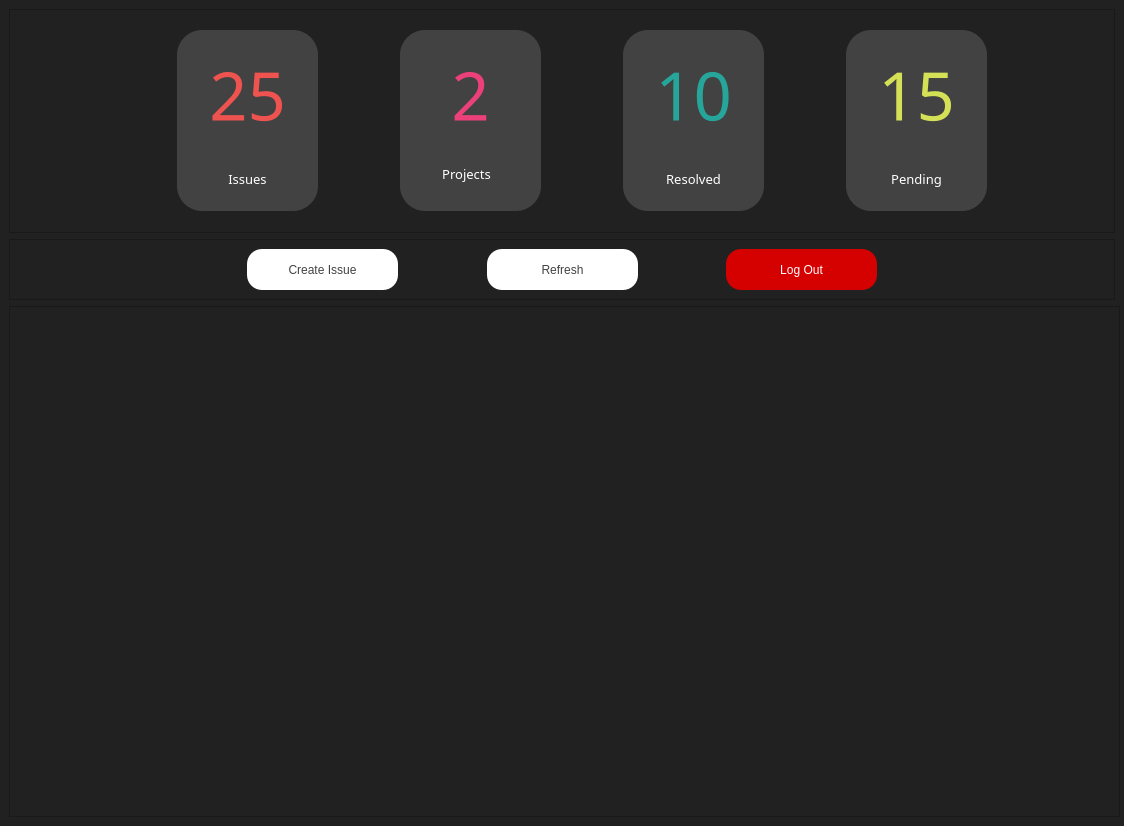
<?xml version="1.0" encoding="UTF-8"?>
<ui version="4.0">
 <class>RDMain</class>
 <widget class="QMainWindow" name="RDMain">
  <property name="geometry">
   <rect>
    <x>0</x>
    <y>0</y>
    <width>1124</width>
    <height>826</height>
   </rect>
  </property>
  <property name="minimumSize">
   <size>
    <width>1124</width>
    <height>826</height>
   </size>
  </property>
  <property name="font">
   <font>
    <family>Segoe UI Light</family>
   </font>
  </property>
  <property name="windowTitle">
   <string>Redmine Desktop V0.1</string>
  </property>
  <property name="styleSheet">
   <string notr="true">background-color: rgb(33, 33, 33);</string>
  </property>
  <widget class="QWidget" name="centralwidget">
   <layout class="QGridLayout" name="gridLayout_5">
    <item row="0" column="0">
     <widget class="QFrame" name="infoFrame">
      <property name="frameShape">
       <enum>QFrame::StyledPanel</enum>
      </property>
      <property name="frameShadow">
       <enum>QFrame::Raised</enum>
      </property>
      <layout class="QGridLayout" name="gridLayout_3">
       <item row="0" column="1">
        <spacer name="verticalSpacer_2">
         <property name="orientation">
          <enum>Qt::Vertical</enum>
         </property>
         <property name="sizeHint" stdset="0">
          <size>
           <width>20</width>
           <height>13</height>
          </size>
         </property>
        </spacer>
       </item>
       <item row="0" column="3">
        <spacer name="verticalSpacer">
         <property name="orientation">
          <enum>Qt::Vertical</enum>
         </property>
         <property name="sizeHint" stdset="0">
          <size>
           <width>20</width>
           <height>13</height>
          </size>
         </property>
        </spacer>
       </item>
       <item row="0" column="5">
        <spacer name="verticalSpacer_3">
         <property name="orientation">
          <enum>Qt::Vertical</enum>
         </property>
         <property name="sizeHint" stdset="0">
          <size>
           <width>20</width>
           <height>13</height>
          </size>
         </property>
        </spacer>
       </item>
       <item row="0" column="7">
        <spacer name="verticalSpacer_4">
         <property name="orientation">
          <enum>Qt::Vertical</enum>
         </property>
         <property name="sizeHint" stdset="0">
          <size>
           <width>20</width>
           <height>13</height>
          </size>
         </property>
        </spacer>
       </item>
       <item row="1" column="0">
        <spacer name="horizontalSpacer">
         <property name="orientation">
          <enum>Qt::Horizontal</enum>
         </property>
         <property name="sizeHint" stdset="0">
          <size>
           <width>158</width>
           <height>20</height>
          </size>
         </property>
        </spacer>
       </item>
       <item row="1" column="1">
        <widget class="QFrame" name="totalIssuesFrame">
         <property name="minimumSize">
          <size>
           <width>141</width>
           <height>181</height>
          </size>
         </property>
         <property name="styleSheet">
          <string notr="true">QFrame {
	background-color: rgb(66, 66, 66);
	border-radius: 25px;
}</string>
         </property>
         <property name="frameShape">
          <enum>QFrame::StyledPanel</enum>
         </property>
         <property name="frameShadow">
          <enum>QFrame::Raised</enum>
         </property>
         <layout class="QGridLayout" name="gridLayout_6">
          <item row="0" column="0">
           <widget class="QFrame" name="totalIssuesCountFrame">
            <property name="minimumSize">
             <size>
              <width>120</width>
              <height>111</height>
             </size>
            </property>
            <property name="frameShape">
             <enum>QFrame::StyledPanel</enum>
            </property>
            <property name="frameShadow">
             <enum>QFrame::Raised</enum>
            </property>
            <layout class="QGridLayout" name="gridLayout_10">
             <item row="0" column="0">
              <widget class="QLabel" name="totalIssuesCountLabel">
               <property name="font">
                <font>
                 <family>Segoe UI Light</family>
                 <pointsize>50</pointsize>
                </font>
               </property>
               <property name="styleSheet">
                <string notr="true">color: rgb(239, 83, 80);</string>
               </property>
               <property name="text">
                <string>25</string>
               </property>
               <property name="alignment">
                <set>Qt::AlignCenter</set>
               </property>
              </widget>
             </item>
            </layout>
           </widget>
          </item>
          <item row="1" column="0">
           <widget class="QFrame" name="totalIssuesTextFrame">
            <property name="minimumSize">
             <size>
              <width>101</width>
              <height>31</height>
             </size>
            </property>
            <property name="frameShape">
             <enum>QFrame::StyledPanel</enum>
            </property>
            <property name="frameShadow">
             <enum>QFrame::Raised</enum>
            </property>
            <layout class="QGridLayout" name="gridLayout_11">
             <item row="0" column="0">
              <widget class="QLabel" name="totalIssuesTextLabel">
               <property name="font">
                <font>
                 <family>Segoe UI Light</family>
                 <pointsize>10</pointsize>
                </font>
               </property>
               <property name="styleSheet">
                <string notr="true">color: rgb(255, 255, 255);</string>
               </property>
               <property name="text">
                <string>Issues</string>
               </property>
               <property name="alignment">
                <set>Qt::AlignCenter</set>
               </property>
              </widget>
             </item>
            </layout>
           </widget>
          </item>
         </layout>
        </widget>
       </item>
       <item row="1" column="2">
        <spacer name="horizontalSpacer_2">
         <property name="orientation">
          <enum>Qt::Horizontal</enum>
         </property>
         <property name="sizeHint" stdset="0">
          <size>
           <width>54</width>
           <height>20</height>
          </size>
         </property>
        </spacer>
       </item>
       <item row="1" column="3">
        <widget class="QFrame" name="totalProjectsFrame">
         <property name="minimumSize">
          <size>
           <width>141</width>
           <height>181</height>
          </size>
         </property>
         <property name="styleSheet">
          <string notr="true">QFrame {
	background-color: rgb(66, 66, 66);
	border-radius: 25px;
}</string>
         </property>
         <property name="frameShape">
          <enum>QFrame::StyledPanel</enum>
         </property>
         <property name="frameShadow">
          <enum>QFrame::Raised</enum>
         </property>
         <layout class="QGridLayout" name="gridLayout_7">
          <item row="0" column="0">
           <widget class="QFrame" name="totalProjectsCountFrame">
            <property name="minimumSize">
             <size>
              <width>120</width>
              <height>111</height>
             </size>
            </property>
            <property name="frameShape">
             <enum>QFrame::StyledPanel</enum>
            </property>
            <property name="frameShadow">
             <enum>QFrame::Raised</enum>
            </property>
            <layout class="QGridLayout" name="gridLayout_16">
             <item row="0" column="0">
              <widget class="QLabel" name="totalProjectsCountLabel">
               <property name="font">
                <font>
                 <family>Segoe UI Light</family>
                 <pointsize>50</pointsize>
                </font>
               </property>
               <property name="styleSheet">
                <string notr="true">color: rgb(236, 64, 122);</string>
               </property>
               <property name="text">
                <string>2</string>
               </property>
               <property name="alignment">
                <set>Qt::AlignCenter</set>
               </property>
              </widget>
             </item>
            </layout>
           </widget>
          </item>
          <item row="1" column="0">
           <widget class="QFrame" name="totalProjectsTextFrame">
            <property name="minimumSize">
             <size>
              <width>101</width>
              <height>31</height>
             </size>
            </property>
            <property name="frameShape">
             <enum>QFrame::StyledPanel</enum>
            </property>
            <property name="frameShadow">
             <enum>QFrame::Raised</enum>
            </property>
            <widget class="QLabel" name="totalProjectsTextLabel">
             <property name="geometry">
              <rect>
               <x>30</x>
               <y>10</y>
               <width>55</width>
               <height>16</height>
              </rect>
             </property>
             <property name="font">
              <font>
               <family>Segoe UI Light</family>
               <pointsize>10</pointsize>
              </font>
             </property>
             <property name="styleSheet">
              <string notr="true">color: rgb(255, 255, 255);</string>
             </property>
             <property name="text">
              <string>Projects</string>
             </property>
             <property name="alignment">
              <set>Qt::AlignCenter</set>
             </property>
            </widget>
           </widget>
          </item>
         </layout>
        </widget>
       </item>
       <item row="1" column="4">
        <spacer name="horizontalSpacer_3">
         <property name="orientation">
          <enum>Qt::Horizontal</enum>
         </property>
         <property name="sizeHint" stdset="0">
          <size>
           <width>55</width>
           <height>20</height>
          </size>
         </property>
        </spacer>
       </item>
       <item row="1" column="5">
        <widget class="QFrame" name="totalResolvedFrame">
         <property name="minimumSize">
          <size>
           <width>141</width>
           <height>181</height>
          </size>
         </property>
         <property name="styleSheet">
          <string notr="true">QFrame {
	background-color: rgb(66, 66, 66);
	border-radius: 25px;
}</string>
         </property>
         <property name="frameShape">
          <enum>QFrame::StyledPanel</enum>
         </property>
         <property name="frameShadow">
          <enum>QFrame::Raised</enum>
         </property>
         <layout class="QGridLayout" name="gridLayout_8">
          <item row="0" column="0">
           <widget class="QFrame" name="totalResolvedCountFrame">
            <property name="minimumSize">
             <size>
              <width>120</width>
              <height>111</height>
             </size>
            </property>
            <property name="frameShape">
             <enum>QFrame::StyledPanel</enum>
            </property>
            <property name="frameShadow">
             <enum>QFrame::Raised</enum>
            </property>
            <layout class="QGridLayout" name="gridLayout_12">
             <item row="0" column="0">
              <widget class="QLabel" name="totalResolvedCountLabel">
               <property name="font">
                <font>
                 <family>Segoe UI Light</family>
                 <pointsize>50</pointsize>
                </font>
               </property>
               <property name="styleSheet">
                <string notr="true">color: rgb(38, 166, 154);</string>
               </property>
               <property name="text">
                <string>10</string>
               </property>
               <property name="alignment">
                <set>Qt::AlignCenter</set>
               </property>
              </widget>
             </item>
            </layout>
           </widget>
          </item>
          <item row="1" column="0">
           <widget class="QFrame" name="totalResolvedTextFrame">
            <property name="minimumSize">
             <size>
              <width>101</width>
              <height>31</height>
             </size>
            </property>
            <property name="frameShape">
             <enum>QFrame::StyledPanel</enum>
            </property>
            <property name="frameShadow">
             <enum>QFrame::Raised</enum>
            </property>
            <layout class="QGridLayout" name="gridLayout_13">
             <item row="0" column="0">
              <widget class="QLabel" name="totalResolvedTextLabel">
               <property name="font">
                <font>
                 <family>Segoe UI Light</family>
                 <pointsize>10</pointsize>
                </font>
               </property>
               <property name="styleSheet">
                <string notr="true">color: rgb(255, 255, 255);</string>
               </property>
               <property name="text">
                <string>Resolved</string>
               </property>
               <property name="alignment">
                <set>Qt::AlignCenter</set>
               </property>
              </widget>
             </item>
            </layout>
           </widget>
          </item>
         </layout>
        </widget>
       </item>
       <item row="1" column="6">
        <spacer name="horizontalSpacer_4">
         <property name="orientation">
          <enum>Qt::Horizontal</enum>
         </property>
         <property name="sizeHint" stdset="0">
          <size>
           <width>54</width>
           <height>20</height>
          </size>
         </property>
        </spacer>
       </item>
       <item row="1" column="7">
        <widget class="QFrame" name="totalPendingFrame">
         <property name="minimumSize">
          <size>
           <width>141</width>
           <height>181</height>
          </size>
         </property>
         <property name="styleSheet">
          <string notr="true">QFrame {
	background-color: rgb(66, 66, 66);
	border-radius: 25px;
}</string>
         </property>
         <property name="frameShape">
          <enum>QFrame::StyledPanel</enum>
         </property>
         <property name="frameShadow">
          <enum>QFrame::Raised</enum>
         </property>
         <layout class="QGridLayout" name="gridLayout_9">
          <item row="0" column="0">
           <widget class="QFrame" name="totalPendingCountFrame">
            <property name="minimumSize">
             <size>
              <width>120</width>
              <height>111</height>
             </size>
            </property>
            <property name="frameShape">
             <enum>QFrame::StyledPanel</enum>
            </property>
            <property name="frameShadow">
             <enum>QFrame::Raised</enum>
            </property>
            <layout class="QGridLayout" name="gridLayout_14">
             <item row="0" column="0">
              <widget class="QLabel" name="totalPendingCountLabel">
               <property name="font">
                <font>
                 <family>Segoe UI Light</family>
                 <pointsize>50</pointsize>
                </font>
               </property>
               <property name="styleSheet">
                <string notr="true">color: rgb(212, 225, 87);</string>
               </property>
               <property name="text">
                <string>15</string>
               </property>
               <property name="alignment">
                <set>Qt::AlignCenter</set>
               </property>
              </widget>
             </item>
            </layout>
           </widget>
          </item>
          <item row="1" column="0">
           <widget class="QFrame" name="totalPendingTextFrame">
            <property name="minimumSize">
             <size>
              <width>101</width>
              <height>31</height>
             </size>
            </property>
            <property name="frameShape">
             <enum>QFrame::StyledPanel</enum>
            </property>
            <property name="frameShadow">
             <enum>QFrame::Raised</enum>
            </property>
            <layout class="QGridLayout" name="gridLayout_15">
             <item row="0" column="0">
              <widget class="QLabel" name="totalPendingTextLabel">
               <property name="font">
                <font>
                 <family>Segoe UI Light</family>
                 <pointsize>10</pointsize>
                </font>
               </property>
               <property name="styleSheet">
                <string notr="true">color: rgb(255, 255, 255);</string>
               </property>
               <property name="text">
                <string>Pending</string>
               </property>
               <property name="alignment">
                <set>Qt::AlignCenter</set>
               </property>
              </widget>
             </item>
            </layout>
           </widget>
          </item>
         </layout>
        </widget>
       </item>
       <item row="1" column="8">
        <spacer name="horizontalSpacer_5">
         <property name="orientation">
          <enum>Qt::Horizontal</enum>
         </property>
         <property name="sizeHint" stdset="0">
          <size>
           <width>118</width>
           <height>20</height>
          </size>
         </property>
        </spacer>
       </item>
       <item row="2" column="1">
        <spacer name="verticalSpacer_5">
         <property name="orientation">
          <enum>Qt::Vertical</enum>
         </property>
         <property name="sizeHint" stdset="0">
          <size>
           <width>20</width>
           <height>13</height>
          </size>
         </property>
        </spacer>
       </item>
       <item row="2" column="3">
        <spacer name="verticalSpacer_6">
         <property name="orientation">
          <enum>Qt::Vertical</enum>
         </property>
         <property name="sizeHint" stdset="0">
          <size>
           <width>20</width>
           <height>13</height>
          </size>
         </property>
        </spacer>
       </item>
       <item row="2" column="5">
        <spacer name="verticalSpacer_7">
         <property name="orientation">
          <enum>Qt::Vertical</enum>
         </property>
         <property name="sizeHint" stdset="0">
          <size>
           <width>20</width>
           <height>13</height>
          </size>
         </property>
        </spacer>
       </item>
       <item row="2" column="7">
        <spacer name="verticalSpacer_8">
         <property name="orientation">
          <enum>Qt::Vertical</enum>
         </property>
         <property name="sizeHint" stdset="0">
          <size>
           <width>20</width>
           <height>13</height>
          </size>
         </property>
        </spacer>
       </item>
      </layout>
     </widget>
    </item>
    <item row="1" column="0">
     <widget class="QFrame" name="buttonsFrame">
      <property name="frameShape">
       <enum>QFrame::StyledPanel</enum>
      </property>
      <property name="frameShadow">
       <enum>QFrame::Raised</enum>
      </property>
      <layout class="QGridLayout" name="gridLayout_4">
       <item row="0" column="0">
        <spacer name="horizontalSpacer_6">
         <property name="orientation">
          <enum>Qt::Horizontal</enum>
         </property>
         <property name="sizeHint" stdset="0">
          <size>
           <width>228</width>
           <height>20</height>
          </size>
         </property>
        </spacer>
       </item>
       <item row="0" column="1">
        <widget class="QPushButton" name="createIssueButton">
         <property name="minimumSize">
          <size>
           <width>151</width>
           <height>41</height>
          </size>
         </property>
         <property name="font">
          <font>
           <family>Segoe UI</family>
           <pointsize>9</pointsize>
          </font>
         </property>
         <property name="styleSheet">
          <string notr="true">QPushButton {
	
	background-color: rgb(255, 255, 255);
	color: rgb(66, 66, 66);
	border-width: 1px;
	border-color:  rgb(255, 255, 255);	
	border-radius: 15px;
}

QPushButton:pressed {
	
	background-color: rgb(33, 33, 33);
	color: rgb(255, 255, 255);
	border-width: 1px;
	border-color:  rgb(255, 255, 255);
	border-style: inset;
}</string>
         </property>
         <property name="text">
          <string>Create Issue</string>
         </property>
        </widget>
       </item>
       <item row="0" column="2">
        <spacer name="horizontalSpacer_7">
         <property name="orientation">
          <enum>Qt::Horizontal</enum>
         </property>
         <property name="sizeHint" stdset="0">
          <size>
           <width>58</width>
           <height>20</height>
          </size>
         </property>
        </spacer>
       </item>
       <item row="0" column="3">
        <widget class="QPushButton" name="refreshContentButton">
         <property name="minimumSize">
          <size>
           <width>151</width>
           <height>41</height>
          </size>
         </property>
         <property name="font">
          <font>
           <family>Segoe UI</family>
           <pointsize>9</pointsize>
          </font>
         </property>
         <property name="styleSheet">
          <string notr="true">QPushButton {
	
	background-color: rgb(255, 255, 255);
	color: rgb(66, 66, 66);
	border-width: 1px;
	border-color:  rgb(255, 255, 255);	
	border-radius: 15px;
}

QPushButton:pressed {
	
	background-color: rgb(33, 33, 33);
	color: rgb(255, 255, 255);
	border-width: 1px;
	border-color:  rgb(255, 255, 255);
	border-style: inset;
}</string>
         </property>
         <property name="text">
          <string>Refresh</string>
         </property>
        </widget>
       </item>
       <item row="0" column="4">
        <spacer name="horizontalSpacer_8">
         <property name="orientation">
          <enum>Qt::Horizontal</enum>
         </property>
         <property name="sizeHint" stdset="0">
          <size>
           <width>57</width>
           <height>20</height>
          </size>
         </property>
        </spacer>
       </item>
       <item row="0" column="5">
        <widget class="QPushButton" name="logoutButton">
         <property name="minimumSize">
          <size>
           <width>151</width>
           <height>41</height>
          </size>
         </property>
         <property name="font">
          <font>
           <family>Segoe UI</family>
           <pointsize>9</pointsize>
          </font>
         </property>
         <property name="styleSheet">
          <string notr="true">QPushButton {
	
	
	background-color: rgb(213, 0, 0);
	color: rgb(255, 255, 255);
	border-width: 1px;
	border-radius: 15px;
}

QPushButton:pressed {
	
	
	background-color: rgb(183, 28, 28);
	color: rgb(255, 255, 255);
}</string>
         </property>
         <property name="text">
          <string>Log Out</string>
         </property>
        </widget>
       </item>
       <item row="0" column="6">
        <spacer name="horizontalSpacer_9">
         <property name="orientation">
          <enum>Qt::Horizontal</enum>
         </property>
         <property name="sizeHint" stdset="0">
          <size>
           <width>228</width>
           <height>20</height>
          </size>
         </property>
        </spacer>
       </item>
      </layout>
     </widget>
    </item>
    <item row="2" column="0">
     <widget class="QFrame" name="issuesFrame">
      <property name="minimumSize">
       <size>
        <width>1111</width>
        <height>511</height>
       </size>
      </property>
      <property name="frameShape">
       <enum>QFrame::StyledPanel</enum>
      </property>
      <property name="frameShadow">
       <enum>QFrame::Raised</enum>
      </property>
      <layout class="QGridLayout" name="gridLayout_2">
       <property name="leftMargin">
        <number>0</number>
       </property>
       <property name="topMargin">
        <number>0</number>
       </property>
       <property name="rightMargin">
        <number>0</number>
       </property>
       <property name="bottomMargin">
        <number>0</number>
       </property>
       <item row="0" column="0">
        <layout class="QGridLayout" name="gridLayout"/>
       </item>
      </layout>
     </widget>
    </item>
   </layout>
  </widget>
 </widget>
 <resources/>
 <connections/>
</ui>
